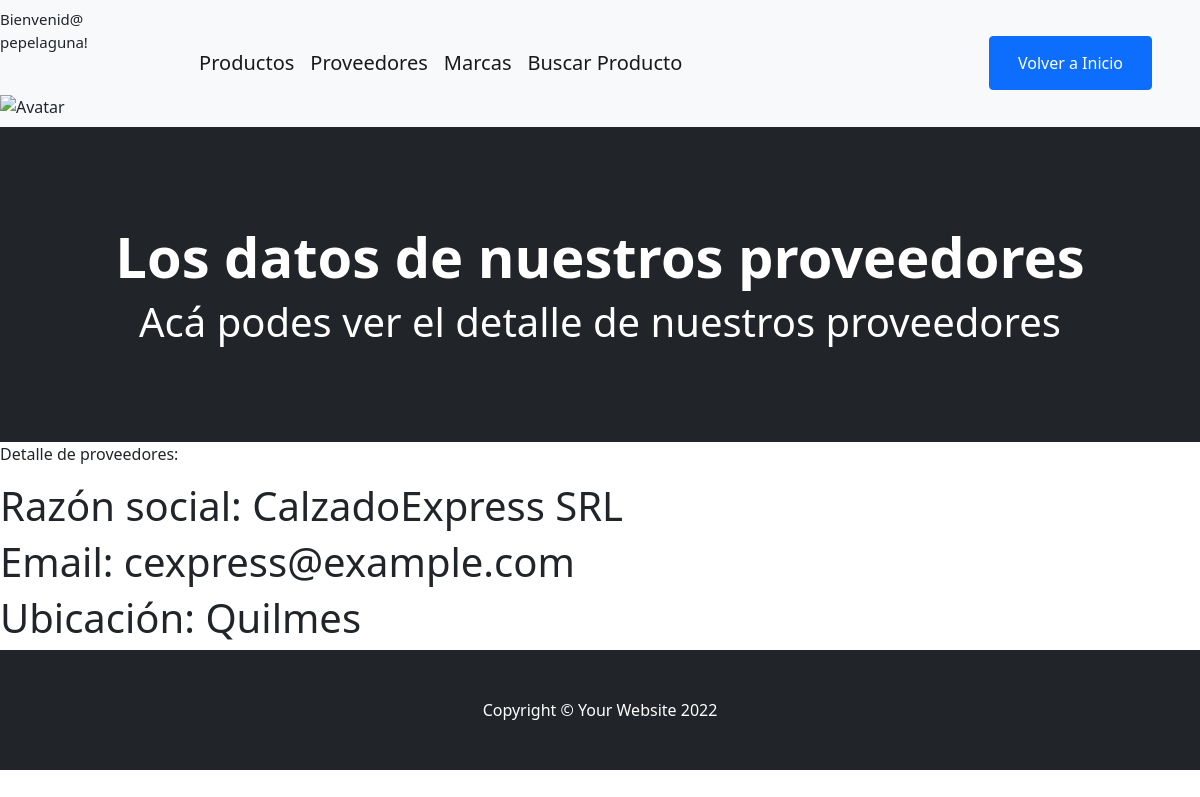
The app's page /vista/proveedores/5 (signed in) with its own data.
### AppVistas/models.py (models this page shows, shortened)
class Proveedores(models.Model):
    razon = models.CharField(max_length=30)
    email = models.EmailField()
    ubicacion = models.CharField(max_length=30)

### AppVistas/views.py (the view)
# urls.py: path("proveedores/<pk>", ProveedoresDetail.as_view(), name='proveedores_detail'),
class ProveedoresDetail(DetailView):
    model = Proveedores
    template_name = "AppVistas/proveedores_detail.html"

### AppVistas/templates/AppVistas/proveedores_detail.html
{% extends 'AppVistas/base.html' %}
{% block titulo %} Los datos de nuestros proveedores{% endblock  %}
{% block mensaje %}
<h1>Acá podes ver el detalle de nuestros proveedores</h1>
{% endblock %}
{% block contenido %}
<p>Detalle de proveedores:</p>
    <h1>Razón social: {{proveedores.razon}} </h1>
    <h1>Email: {{proveedores.email}} </h1>
    <h1>Ubicación: {{proveedores.ubicacion}} </h1>
{% endblock %}

### AppVistas/templates/AppVistas/base.html (shortened to what this page needs)
<!DOCTYPE html>
<html lang="en">
    <head>
        {% load static %}
        <link href="https://cdn.jsdelivr.net/npm/bootstrap-icons@1.5.0/font/bootstrap-icons.css" rel="stylesheet" />
        <link href="{% static 'AppVistas/css/styles.css' %}" rel="stylesheet" />
    </head>
    <body>
        <nav class="navbar navbar-expand-lg navbar-light bg-light">
            {% if request.user.is_authenticated %}
            <div>
                <p style="font-size: 15px">Bienvenid@ {{ request.user}}!</p><br>
                <img src="{{imagen}}" alt="Avatar"><br>
            </div>
            {% endif %}
            <div class="container px-4 px-lg-5">
                {% if request.user.username %}
                <a class="navbar-brand" href="{% url 'productos' %}">Productos</a>
                <a class="navbar-brand" href="{% url 'proveedores' %}">Proveedores</a>
                <a class="navbar-brand" href="{% url 'marcas' %}">Marcas</a>
                <a class="navbar-brand" href="{% url 'formulario_busqueda' %}">Buscar Producto</a>
                {% endif %}
                <div class="collapse navbar-collapse" id="navbarSupportedContent">
                            <form class="d-flex">
                            <li class="btn btn-primary"><a style="color: white" class="nav-link" href="{% url 'inicio' %}">Volver a Inicio</a></li><br>
                            </form>
                </div>
            </div>
        </nav>
        <header class="bg-dark py-5">
            <div class="container px-4 px-lg-5 my-5">
                <div class="text-center text-white">
                    <h1 class="display-4 fw-bolder">{% block titulo %} {% endblock %}</h1>
                    <p class="lead fw-normal text-white-50 mb-0">{% block mensaje %} {% endblock %}</p>
                </div>
            </div>
        </header>
        {% block contenido %}
        {% endblock %}
        <footer class="py-5 bg-dark">
            <div class="container"><p class="m-0 text-center text-white">Copyright &copy; Your Website 2022</p></div>
        </footer>
    </body>
</html>

### records on screen
Proveedores: razon "CalzadoExpress SRL", email "cexpress@example.com", ubicacion "Quilmes"

### other values on screen
{{ request.user }} "pepelaguna"
